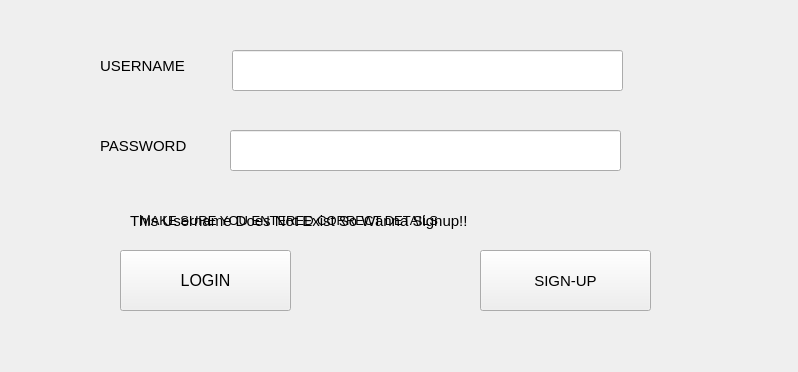
<?xml version="1.0" encoding="UTF-8"?>
<ui version="4.0">
 <class>Form</class>
 <widget class="QWidget" name="Form">
  <property name="geometry">
   <rect>
    <x>0</x>
    <y>0</y>
    <width>798</width>
    <height>372</height>
   </rect>
  </property>
  <property name="windowTitle">
   <string>Form</string>
  </property>
  <widget class="QLabel" name="label">
   <property name="geometry">
    <rect>
     <x>100</x>
     <y>50</y>
     <width>111</width>
     <height>31</height>
    </rect>
   </property>
   <property name="font">
    <font>
     <pointsize>11</pointsize>
    </font>
   </property>
   <property name="text">
    <string>USERNAME</string>
   </property>
  </widget>
  <widget class="QLabel" name="label_2">
   <property name="geometry">
    <rect>
     <x>100</x>
     <y>130</y>
     <width>111</width>
     <height>31</height>
    </rect>
   </property>
   <property name="font">
    <font>
     <pointsize>11</pointsize>
    </font>
   </property>
   <property name="text">
    <string>PASSWORD</string>
   </property>
  </widget>
  <widget class="QLineEdit" name="lineEdit">
   <property name="geometry">
    <rect>
     <x>232</x>
     <y>50</y>
     <width>391</width>
     <height>41</height>
    </rect>
   </property>
   <property name="font">
    <font>
     <pointsize>10</pointsize>
    </font>
   </property>
  </widget>
  <widget class="QLineEdit" name="lineEdit_2">
   <property name="geometry">
    <rect>
     <x>230</x>
     <y>130</y>
     <width>391</width>
     <height>41</height>
    </rect>
   </property>
   <property name="font">
    <font>
     <pointsize>10</pointsize>
    </font>
   </property>
   <property name="echoMode">
    <enum>QLineEdit::Password</enum>
   </property>
  </widget>
  <widget class="QPushButton" name="pushButton">
   <property name="geometry">
    <rect>
     <x>120</x>
     <y>250</y>
     <width>171</width>
     <height>61</height>
    </rect>
   </property>
   <property name="font">
    <font>
     <pointsize>12</pointsize>
    </font>
   </property>
   <property name="text">
    <string>LOGIN</string>
   </property>
  </widget>
  <widget class="QLabel" name="label_3">
   <property name="geometry">
    <rect>
     <x>140</x>
     <y>200</y>
     <width>361</width>
     <height>41</height>
    </rect>
   </property>
   <property name="font">
    <font>
     <pointsize>10</pointsize>
    </font>
   </property>
   <property name="text">
    <string>MAKE SURE YOU ENTERED CORRECT DETAILS</string>
   </property>
  </widget>
  <widget class="QLabel" name="label_4">
   <property name="geometry">
    <rect>
     <x>130</x>
     <y>200</y>
     <width>441</width>
     <height>41</height>
    </rect>
   </property>
   <property name="font">
    <font>
     <pointsize>11</pointsize>
    </font>
   </property>
   <property name="text">
    <string>This Username Does Not Exist So Wanna Signup!!</string>
   </property>
  </widget>
  <widget class="QPushButton" name="pushButton_2">
   <property name="geometry">
    <rect>
     <x>480</x>
     <y>250</y>
     <width>171</width>
     <height>61</height>
    </rect>
   </property>
   <property name="font">
    <font>
     <pointsize>11</pointsize>
    </font>
   </property>
   <property name="text">
    <string>SIGN-UP</string>
   </property>
  </widget>
 </widget>
 <resources/>
 <connections/>
</ui>
